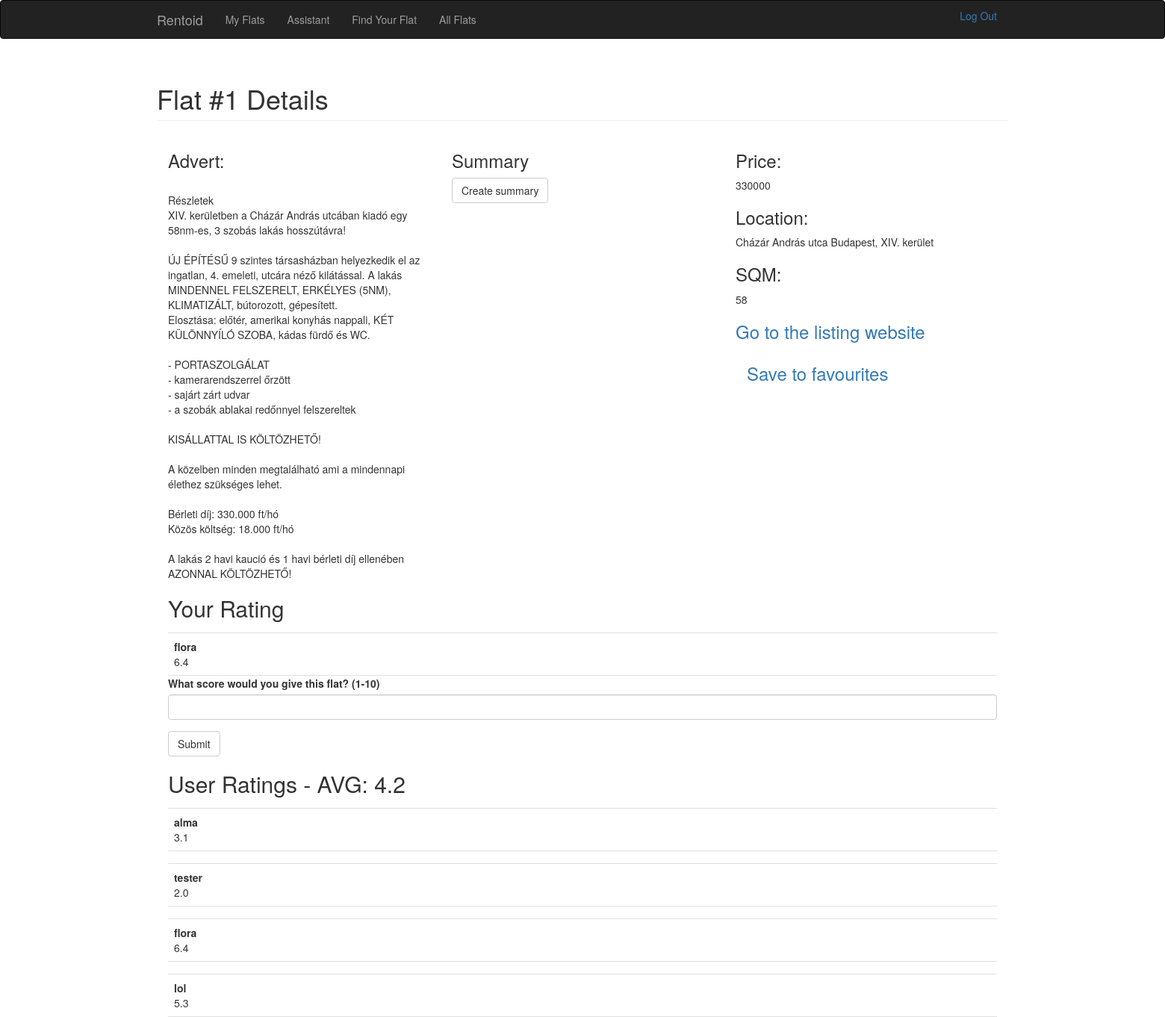
The app's page /flat/1 (signed in) with its own data.
### app/model/models.py (models this page shows, shortened)
class Flat(db.Model):
    __tablename__ = 'flats'
    id = db.Column(db.Integer, primary_key=True)
    price = db.Column(db.Integer)
    sqm = db.Column(db.Integer)
    rooms = db.Column(db.Numeric)
    location = db.Column(db.Text)
    text = db.Column(db.Text)
    link = db.Column(db.String)
    def average_rating(self):
        ratings = Rating.query.filter_by(flat_id = self.id)
        if ratings.count() == 0:
            raise FlatError(f"Flat {self.id} has no ratings")
        else:
            avg_score = ratings.with_entities(func.avg(Rating.rating)).scalar()
            return avg_score

class User(db.Model, UserMixin):
    __tablename__ = 'users'
    id = db.Column(db.Integer, primary_key=True)
    email = db.Column(db.String(64), unique=True, index=True)
    username = db.Column(db.String(64), unique=True, index=True)
    password_hash = db.Column(db.String(128))
    liked = db.relationship('Like', foreign_keys='Like.user_id', backref='user', lazy='dynamic')
    rated = db.relationship('Rating', foreign_keys='Rating.user_id', backref='user', lazy='dynamic')
    @property
    def password(self):
        raise AttributeError('password is not readable')
    def has_liked_flat(self, flat):
        return Like.query.filter(Like.user_id == self.id, Like.flat_id == flat.id).count() > 0

class Rating(db.Model):
    __tablename__ = 'ratings'
    id = db.Column(db.Integer, primary_key=True)
    user_id = db.Column(db.Integer, db.ForeignKey('users.id'))
    flat_id = db.Column(db.Integer, db.ForeignKey('flats.id'))
    rating = db.Column(db.Float)
    __table_args__ = (db.UniqueConstraint('user_id', 'flat_id', name='unique_user_flat_rating'),)
    def get_author(self):
        return User.query.filter_by(id=self.user_id).first().username

### app/flats/views.py (the view)
@flats.route('/flat/<int:flat_id>', methods=["GET", "POST"])
@login_required
def flat(flat_id):
    flat = Flat.query.filter_by(id=flat_id).first_or_404()
    ratings = Rating.query.filter_by(flat_id=flat_id).all()
    rating_form = RatingForm()
    my_rating = Rating.query.filter_by(flat_id=flat_id, user_id=current_user.id)
    if my_rating.count() == 1:
        my_rating = my_rating.first()
    else:
        my_rating = None
    try:
        avg_score = flat.average_rating()
    except FlatError as e:
        avg_score = None
    form = SummariseForm()
    summary = None
    if rating_form.submit.data and rating_form.validate():
        current_user.rate_flat(flat, rating_form.score.data)
        db.session.commit()
        flash('Submitted the rating succesfully!', 'alert-success')
        return redirect(url_for('.flat', flat_id=flat_id))
    if form.submit.data and form.validate():
        summary = InferenceEngine.inference(flat.text)
        flash('Summary successfully created!', 'alert-success')
    return render_template('flat.html', form=form, flat=flat, ratings=ratings, summary=summary, avg_rating = avg_score, my_rating=my_rating, rating_form=rating_form)

### app/flats/forms.py
class RatingForm(FlaskForm):
    score = DecimalField('What score would you give this flat? (1-10)', validators=[NumberRange(min=1, max=10, message="Make sure you enter your rating")])
    submit = SubmitField('Submit')

### app/llm/forms.py
class SummariseForm(FlaskForm):
    submit = SubmitField('Create summary')

### app/model/models.py (called while the page is built)
@login_manager.user_loader
def load_user(user_id):
    return User.query.get(int(user_id))

### app/templates/flat.html (shortened to what this page needs)
{% extends "base.html" %}
{% import "bootstrap/wtf.html" as wtf %}
{% block page_content %}
<div class="container">
    <h1 class="page-header">Flat #{{ flat.id }} Details</h1>
    <div class="container col-md-4">
        <h3>Advert:</h3>
        {% if flat.text %}
        {% autoescape false %}
        {{ flat.text.replace('\n', '<br>') }}
        {% endautoescape %}
        {% endif %}
    </div>
    <div class="container col-md-4">
        <h3>Summary</h3>
        {{ wtf.quick_form(form)}}
    </div>
    <div class="container col-md-4">
        <h3>Price:</h3>
        {{ flat.price }}
        <h3>Location:</h3>
        {{ flat.location }}
        <h3>SQM:</h3>
        {{ flat.sqm }}
        <h3>
            <a href="{{ flat.link }}" target="_blank">Go to the listing website</a>
        </h3>
        <div class="container">
            {% if current_user.has_liked_flat(flat) %}
            <h3>
                <a href="{{ url_for('flats.like_action', flat_id=flat.id, action='unlike') }}">Remove from favourites</a>
            </h3>
            {% else %}
            <h3>
                <a href="{{ url_for('flats.like_action', flat_id=flat.id, action='like') }}">Save to favourites</a>
            </h3>
            {% endif %}
        </div>
    </div>
    <div class="container col-md-12">
            <h2> Your Rating </h2>
            {% if my_rating is not none %}
            <ul class="posts">
                <li class="post">
                    <div class="post-body">
                        <strong> {{ my_rating.get_author() }} </strong> <br>
                        {{ my_rating.rating }}
                    </div>
                </li>
            </ul>
            {% else %}
            <p>You have not rated this flat yet.</p>
            {% endif %}
            {{ wtf.quick_form(rating_form) }}
        <h2>
            {% if avg_rating is not none %}
            User Ratings - AVG: {{ avg_rating }}
            {% else %}
            No ratings yet
            {% endif %}
        </h2>
        {% for rating in ratings %}
            <ul class="posts">
                <li class="post">
                    <div class="post-body">
                        <strong> {{ rating.get_author() }} </strong> <br>
                        {{ rating.rating }}
                    </div>
                </li>
            </ul>
        {% endfor %}
    </div>
</div>
{% endblock %}

### app/static/style.css (style rules this page uses)
ul.posts { list-style-type: none; padding: 0px; margin: 16px 0px 0px 0px; border-top: 1px solid #e0e0e0; }
ul.posts li.post { padding: 8px; border-bottom: 1px solid #e0e0e0; }

### records on screen
Flat: id "1", text.replace "Részletek XIV. kerületben a Cházár András utcában kiadó egy 58nm-es, 3 szobás lakás hosszútávra! ÚJ ÉPÍTÉSŰ 9 szintes társasházban helyezkedik el az ingatlan, 4. emeleti, utcára néző kilátással. A lakás MINDENNEL FELSZERELT, ERKÉLYES (5NM), KLIMATIZÁLT, bútorozott, gépesített. Elosztása: előtér, amerikai konyhás nappali, KÉT KÜLÖNNYÍLÓ SZOBA, kádas fürdő és WC. - PORTASZOLGÁLAT - kamerarendszerrel őrzött - sajárt zárt udvar - a szobák ablakai redőnnyel felszereltek KISÁLLATTAL IS KÖLTÖZHETŐ! A közelben minden megtalálható ami a mindennapi élethez szükséges lehet. Bérleti díj: 330.000 ft/hó Közös költség: 18.000 ft/hó A lakás 2 havi kaució és 1 havi bérleti díj ellenében AZONNAL KÖLTÖZHETŐ!", price "330000", location "Cházár András utca Budapest, XIV. kerület", sqm "58"
User: get_author "flora"
Rating: rating "6.4", get_author "flora"
Rating: get_author "alma", rating "3.1"
Rating: get_author "tester", rating "2.0"
Rating: get_author "lol", rating "5.3"

### other values on screen
{{ avg_rating }} "4.2"
